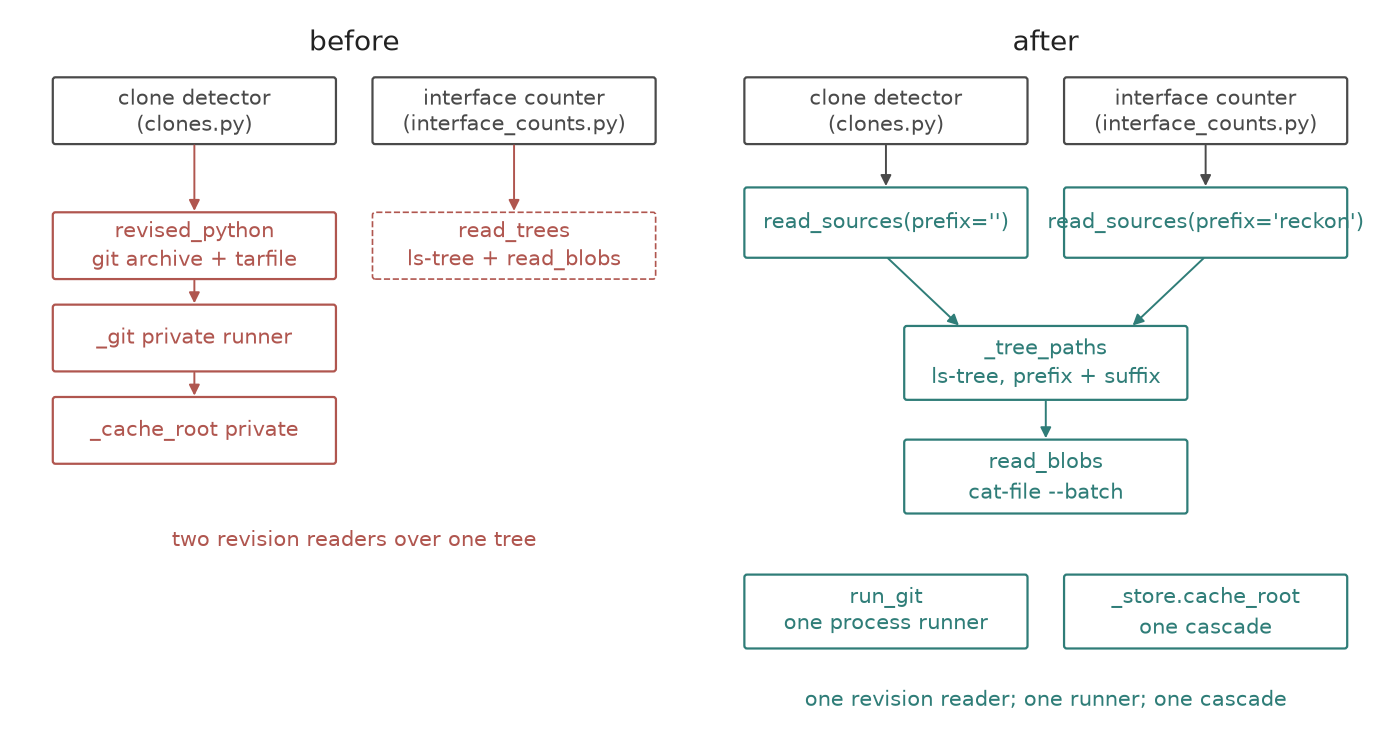

The Python source for this figure:
"""Render the before/after ownership of the clone detector's revision readers.

Left panel: the detector read revisions through its own archive reader, its own
git runner and its own cache resolver, beside the counter's separate ls-tree and
blob list. Right panel: one tree lister takes a prefix and a suffix, one public
sources reader composes it with the batched blob reader, and both consumers —
and ``_plan_documents`` — reach that one reader.
"""

from __future__ import annotations

from pathlib import Path

import matplotlib.pyplot as plt
from matplotlib.patches import FancyArrowPatch, FancyBboxPatch

plt.style.use("data-ink")

DUPLICATE = "#b0564f"   # a private copy that this node retires
OWNER = "#2f7d78"       # the one owner the work routes through
CONSUMER = "#4a4a4a"    # a caller
NEUTRAL = "#9a9a9a"

FIG_W, FIG_H = 14.0, 7.4


def _box(ax, x, y, w, h, text, color, *, linestyle="-", fontsize=15):
    ax.add_patch(
        FancyBboxPatch(
            (x, y),
            w,
            h,
            boxstyle="round,pad=0.02,rounding_size=0.04",
            linewidth=1.6 if linestyle == "-" else 1.2,
            edgecolor=color,
            linestyle=linestyle,
            facecolor="white",
        )
    )
    ax.text(x + w / 2, y + h / 2, text, ha="center", va="center",
            fontsize=fontsize, color=color, linespacing=1.35)


def _arrow(ax, p, q, color=NEUTRAL):
    ax.add_patch(
        FancyArrowPatch(p, q, arrowstyle="-|>", mutation_scale=16,
                        linewidth=1.4, color=color, shrinkA=2, shrinkB=2)
    )


def _panel(ax, title):
    ax.set_xlim(0, 10)
    ax.set_ylim(0, 10)
    ax.axis("off")
    ax.text(5, 9.6, title, ha="center", va="center", fontsize=20, color="#222222")


def render(out: Path) -> None:
    fig, (left, right) = plt.subplots(1, 2, figsize=(FIG_W, FIG_H))
    _panel(left, "before")
    _panel(right, "after")

    # ---- before: two readers, private copies beside velocity's owners ----
    _box(left, 0.4, 8.2, 4.3, 0.9, "clone detector\n(clones.py)", CONSUMER)
    _box(left, 5.3, 8.2, 4.3, 0.9, "interface counter\n(interface_counts.py)", CONSUMER)
    _box(left, 0.4, 6.3, 4.3, 0.9, "revised_python\ngit archive + tarfile", DUPLICATE)
    _box(left, 0.4, 5.0, 4.3, 0.9, "_git private runner", DUPLICATE)
    _box(left, 0.4, 3.7, 4.3, 0.9, "_cache_root private", DUPLICATE)
    _box(left, 5.3, 6.3, 4.3, 0.9, "read_trees\nls-tree + read_blobs", DUPLICATE, linestyle="--")
    _arrow(left, (2.55, 8.2), (2.55, 7.2), DUPLICATE)
    _arrow(left, (2.55, 6.3), (2.55, 5.9), DUPLICATE)
    _arrow(left, (2.55, 5.0), (2.55, 4.6), DUPLICATE)
    _arrow(left, (7.45, 8.2), (7.45, 7.2), DUPLICATE)
    left.text(5.0, 2.6, "two revision readers over one tree",
             ha="center", va="center", fontsize=15, color=DUPLICATE)

    # ---- after: one reader, one runner, one cascade ----
    _box(right, 0.4, 8.2, 4.3, 0.9, "clone detector\n(clones.py)", CONSUMER)
    _box(right, 5.3, 8.2, 4.3, 0.9, "interface counter\n(interface_counts.py)", CONSUMER)
    _box(right, 0.4, 6.6, 4.3, 0.95, "read_sources(prefix='')", OWNER)
    _box(right, 5.3, 6.6, 4.3, 0.95, "read_sources(prefix='reckon')", OWNER)
    _box(right, 2.85, 4.6, 4.3, 1.0, "_tree_paths\nls-tree, prefix + suffix", OWNER)
    _box(right, 2.85, 3.0, 4.3, 1.0, "read_blobs\ncat-file --batch", OWNER)
    _box(right, 0.4, 1.1, 4.3, 1.0, "run_git\none process runner", OWNER)
    _box(right, 5.3, 1.1, 4.3, 1.0, "_store.cache_root\none cascade", OWNER)
    _arrow(right, (2.55, 8.2), (2.55, 7.55), CONSUMER)
    _arrow(right, (7.45, 8.2), (7.45, 7.55), CONSUMER)
    _arrow(right, (2.55, 6.6), (3.7, 5.6), OWNER)
    _arrow(right, (7.45, 6.6), (6.3, 5.6), OWNER)
    _arrow(right, (5.0, 4.6), (5.0, 4.0), OWNER)
    right.text(5.0, 0.35, "one revision reader; one runner; one cascade",
               ha="center", va="center", fontsize=15, color=OWNER)

    fig.subplots_adjust(left=0.02, right=0.98, top=0.98, bottom=0.02, wspace=0.06)
    fig.savefig(out, dpi=100)
    plt.close(fig)


if __name__ == "__main__":
    render(Path(__file__).with_name("owning_readers.png"))
